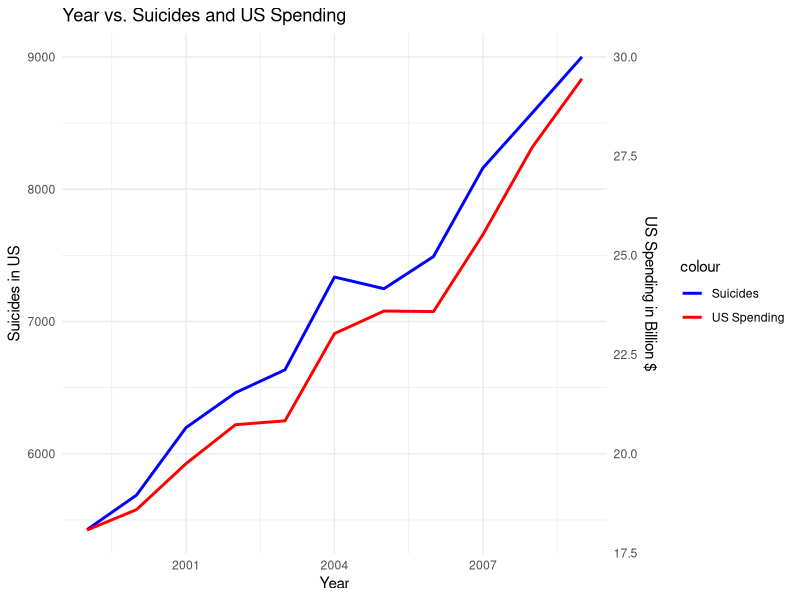

Reproduce this figure in R.
## ---- chunk 1
# Provided data
years <- c(1999, 2000, 2001, 2002, 2003, 2004, 2005, 2006, 2007, 2008, 2009)
us_spending <- c(18.079, 18.594, 19.753, 20.734, 20.831, 23.029, 23.597, 23.584, 25.525, 27.731, 29.449)
suicides <- c(5427, 5688, 6198, 6462, 6635, 7336, 7248, 7491, 8161, 8578, 9000)

# Create a data frame
data <- data.frame(Year = years, US_Spending = us_spending, Suicides = suicides)

# Load the ggplot2 library
library(ggplot2)

# scale the second argument
myScale <- 300

# Create a plot with two y-axes
plot <- ggplot(data, aes(x = Year)) +
  geom_line(aes(y = Suicides, color = "Suicides"), linewidth = 1) +
  geom_line(aes(y = US_Spending * myScale, color = "US Spending"), linewidth = 1) +
  scale_y_continuous(
    name = "Suicides in US",
    sec.axis = sec_axis(~./myScale, name = "US Spending in Billion $")
  ) +
  labs(
    x = "Year",
    title = "Year vs. Suicides and US Spending"
  ) +
  scale_color_manual(values = c("Suicides" = "blue", "US Spending" = "red")) +
  theme_minimal()

# Show the plot
print(plot)

# Calculate the correlation between Suicides and US Spending
cor(suicides, us_spending)

